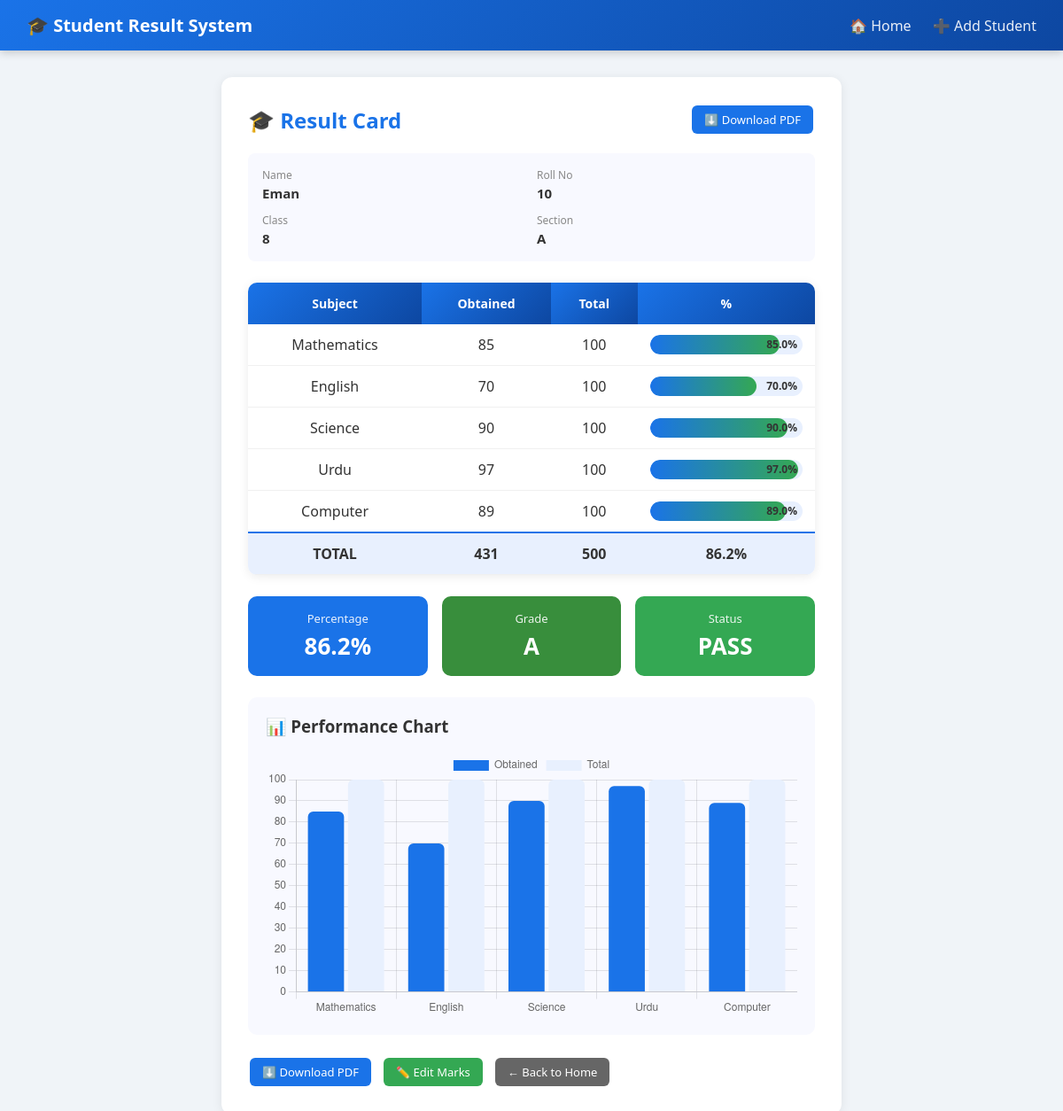
The page /result/1 on the database its author committed.
### models.py (models this page shows)
class Student(db.Model):
    id      = db.Column(db.Integer, primary_key=True)
    name    = db.Column(db.String(100), nullable=False)
    roll_no = db.Column(db.String(20),  unique=True, nullable=False)
    cls     = db.Column(db.String(20),  nullable=False)
    section = db.Column(db.String(5),   nullable=False)

class Result(db.Model):
    id             = db.Column(db.Integer, primary_key=True)
    student_id     = db.Column(db.Integer, db.ForeignKey('student.id'))
    subject        = db.Column(db.String(50))
    marks_obtained = db.Column(db.Integer)
    total_marks    = db.Column(db.Integer)

### app.py (the view)
@app.route('/result/<int:student_id>')
def view_result(student_id):
    student = Student.query.get_or_404(student_id)
    results = Result.query.filter_by(student_id=student_id).all()
    if not results:
        return render_template('result.html', student=student, results=[], no_results=True)
    total_obtained = sum(r.marks_obtained for r in results)
    total_marks    = sum(r.total_marks    for r in results)
    percentage = round((total_obtained / total_marks * 100), 2) if total_marks > 0 else 0
    grade, color = get_grade(percentage)
    status = "PASS" if percentage >= 40 else "FAIL"
    chart_data = {
        'subjects': [r.subject for r in results],
        'obtained': [r.marks_obtained for r in results],
        'total':    [r.total_marks    for r in results]
    }
    return render_template('result.html',
                           student=student, results=results,
                           total_obtained=total_obtained, total_marks=total_marks,
                           percentage=percentage, grade=grade,
                           grade_color=color, status=status,
                           chart_data=chart_data)

### app.py (called while the page is built)
def get_grade(percentage):
    if percentage >= 90: return "A+", "#2e7d32"
    elif percentage >= 80: return "A",  "#388e3c"
    elif percentage >= 70: return "B",  "#1976d2"
    elif percentage >= 60: return "C",  "#f57c00"
    elif percentage >= 50: return "D",  "#e64a19"
    else: return "F", "#c62828"

### templates/result.html (shortened to what this page needs)
{% extends "base.html" %}
{% block content %}
{% if no_results %}
  <div class="form-box">
    <h2>📊 Result — {{ student.name }}</h2>
    <div class="alert warning">⚠️ No marks added yet. Please add marks first.</div>
    <a class="btn green" href="/add-marks/{{ student.id }}">📝 Add Marks</a>
    <a class="btn blue"  href="/">← Back</a>
  </div>
{% else %}
<div class="result-box">
  <div class="result-header">
    <h2>🎓 Result Card</h2>
    <a class="btn blue" href="/download-pdf/{{ student.id }}">⬇️ Download PDF</a>
  </div>
  <div class="info-grid">
    <div><span>Name</span><strong>{{ student.name }}</strong></div>
    <div><span>Roll No</span><strong>{{ student.roll_no }}</strong></div>
    <div><span>Class</span><strong>{{ student.cls }}</strong></div>
    <div><span>Section</span><strong>{{ student.section }}</strong></div>
  </div>
  <table>
    <thead>
      <tr><th>Subject</th><th>Obtained</th><th>Total</th><th>%</th></tr>
    </thead>
    <tbody>
      {% for r in results %}
      {% set subj_pct = ((r.marks_obtained / r.total_marks) * 100) | round(1) %}
      <tr>
        <td>{{ r.subject }}</td>
        <td>{{ r.marks_obtained }}</td>
        <td>{{ r.total_marks }}</td>
        <td>
          <div class="progress-bar">
            <div class="progress-fill" style="width:{{ subj_pct }}%"></div>
            <span>{{ subj_pct }}%</span>
          </div>
        </td>
      </tr>
      {% endfor %}
    </tbody>
    <tfoot>
      <tr>
        <td><strong>TOTAL</strong></td>
        <td><strong>{{ total_obtained }}</strong></td>
        <td><strong>{{ total_marks }}</strong></td>
        <td><strong>{{ percentage }}%</strong></td>
      </tr>
    </tfoot>
  </table>
  <div class="summary-cards">
    <div class="card">
      <span>Percentage</span>
      <strong>{{ percentage }}%</strong>
    </div>
    <div class="card" style="background:{{ grade_color }}">
      <span>Grade</span>
      <strong>{{ grade }}</strong>
    </div>
    <div class="card {% if status == 'PASS' %}pass{% else %}fail{% endif %}">
      <span>Status</span>
      <strong>{{ status }}</strong>
    </div>
  </div>
  <div class="chart-section">
    <h3>📊 Performance Chart</h3>
    <canvas id="marksChart"></canvas>
  </div>
  <div class="result-actions">
    <a class="btn blue"  href="/download-pdf/{{ student.id }}">⬇️ Download PDF</a>
    <a class="btn green" href="/add-marks/{{ student.id }}">✏️ Edit Marks</a>
    <a class="btn gray"  href="/">← Back to Home</a>
  </div>
</div>
<script>
  const ctx = document.getElementById('marksChart').getContext('2d');
  new Chart(ctx, {
    type: 'bar',
    data: {
      labels: {{ chart_data.subjects | tojson }},
      datasets: [
        {
          label: 'Obtained',
          data: {{ chart_data.obtained | tojson }},
          backgroundColor: '#1a73e8',
          borderRadius: 6
        },
        {
          label: 'Total',
          data: {{ chart_data.total | tojson }},
          backgroundColor: '#e8f0fe',
          borderRadius: 6
        }
      ]
    },
    options: {
      responsive: true,
      plugins: { legend: { position: 'top' } },
      scales: { y: { beginAtZero: true } }
    }
  });
</script>
{% endif %}
{% endblock %}

### templates/base.html (shortened to what this page needs)
<!DOCTYPE html>
<html lang="en">
<head>
  <link rel="stylesheet" href="{{ url_for('static', filename='style.css') }}">
</head>
<body>
  <nav>
    <h1>🎓 Student Result System</h1>
    <div>
      <a href="/">🏠 Home</a>
      <a href="/add-student">➕ Add Student</a>
    </div>
  </nav>
  <div class="container">
    {% block content %}{% endblock %}
  </div>
</body>
</html>

### static/style.css (style rules this page uses)
* { margin: 0; padding: 0; box-sizing: border-box; }
body { font-family: 'Segoe UI', sans-serif; background: #f0f4f8; color: #333; }
nav { background: linear-gradient(135deg, #1a73e8, #0d47a1); color: white; padding: 15px 30px; display: flex; justify-content: space-between; align-items: center; box-shadow: 0 2px 10px rgba(0,0,0,0.2); }
nav h1 { font-size: 20px; }
nav a { color: white; text-decoration: none; margin-left: 20px; font-weight: 500; opacity: 0.9; }
.container { max-width: 960px; margin: 30px auto; padding: 0 20px; }
table { width: 100%; border-collapse: collapse; background: white; border-radius: 10px; overflow: hidden; box-shadow: 0 2px 12px rgba(0,0,0,0.08); }
th { background: linear-gradient(135deg, #1a73e8, #0d47a1); color: white; padding: 14px; font-size: 14px; }
td { padding: 12px 14px; border-bottom: 1px solid #f0f0f0; text-align: center; }
tfoot td { background: #e8f0fe; font-weight: bold; border-top: 2px solid #1a73e8; }
.btn { padding: 7px 14px; border-radius: 6px; text-decoration: none; color: white; font-size: 13px; margin: 2px; display: inline-block; font-weight: 500; transition: opacity 0.2s; }
.green { background: #34a853; }
.blue { background: #1a73e8; }
.gray { background: #666; }
.result-box { background: white; padding: 30px; border-radius: 12px; max-width: 700px; margin: 0 auto; box-shadow: 0 2px 12px rgba(0,0,0,0.08); }
.result-header { display: flex; justify-content: space-between; align-items: center; margin-bottom: 20px; }
.result-header h2 { color: #1a73e8; }
.info-grid { display: grid; grid-template-columns: 1fr 1fr; gap: 12px; background: #f8f9ff; padding: 16px; border-radius: 8px; margin-bottom: 24px; }
.info-grid div { display: flex; flex-direction: column; }
.info-grid span { font-size: 12px; color: #888; }
.info-grid strong { font-size: 15px; margin-top: 2px; }
.progress-bar { background: #e8f0fe; border-radius: 20px; height: 22px; position: relative; overflow: hidden; min-width: 100px; }
.progress-fill { background: linear-gradient(90deg, #1a73e8, #34a853); height: 100%; border-radius: 20px; transition: width 0.5s ease; }
.progress-bar span { position: absolute; right: 6px; top: 2px; font-size: 12px; font-weight: 600; color: #333; }
.summary-cards { display: grid; grid-template-columns: 1fr 1fr 1fr; gap: 16px; margin: 24px 0; }
.summary-cards .card { background: #1a73e8; color: white; border-radius: 10px; padding: 16px; text-align: center; }
.summary-cards .card span { font-size: 13px; opacity: 0.9; display: block; }
.summary-cards .card strong { font-size: 26px; display: block; margin-top: 4px; }
.summary-cards .card.pass { background: #34a853; }
.chart-section { margin: 24px 0; padding: 20px; background: #f8f9ff; border-radius: 10px; }
.chart-section h3 { margin-bottom: 16px; color: #333; }
.result-actions { display: flex; gap: 10px; flex-wrap: wrap; margin-top: 20px; }

### rows shown on the page
Student: name "Eman", roll_no "10", cls "8", section "A"
Result: subject "Mathematics", marks_obtained "85", total_marks "100", subj_pct "85.0"
Result: subject "English", marks_obtained "70", total_marks "100", subj_pct "70.0"
Result: subject "Science", marks_obtained "90", total_marks "100", subj_pct "90.0"
Result: subject "Urdu", marks_obtained "97", total_marks "100", subj_pct "97.0"
Result: subject "Computer", marks_obtained "89", total_marks "100", subj_pct "89.0"

### other values the page prints
{{ total_obtained }} "431"
{{ total_marks }} "500"
{{ percentage }} "86.2"
{{ grade }} "A"
{{ status }} "PASS"
chart data {{ chart_data.subjects | tojson }} ["Mathematics", "English", "Science", "Urdu", "Computer"]
chart data {{ chart_data.obtained | tojson }} [85, 70, 90, 97, 89]
chart data {{ chart_data.total | tojson }} [100, 100, 100, 100, 100]
